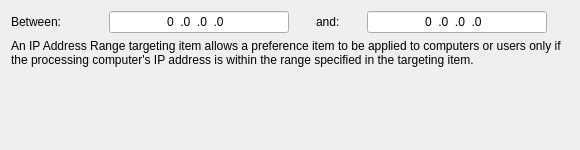
<?xml version="1.0" encoding="UTF-8"?>
<ui version="4.0">
 <class>IpAdderessRangeWidget</class>
 <widget class="QWidget" name="IpAdderessRangeWidget">
  <property name="geometry">
   <rect>
    <x>0</x>
    <y>0</y>
    <width>576</width>
    <height>150</height>
   </rect>
  </property>
  <property name="sizePolicy">
   <sizepolicy hsizetype="Preferred" vsizetype="Preferred">
    <horstretch>0</horstretch>
    <verstretch>0</verstretch>
   </sizepolicy>
  </property>
  <property name="minimumSize">
   <size>
    <width>0</width>
    <height>150</height>
   </size>
  </property>
  <property name="windowTitle">
   <string/>
  </property>
  <layout class="QGridLayout" name="gridLayout">
   <item row="0" column="0">
    <widget class="QLabel" name="betweenLabel">
     <property name="sizePolicy">
      <sizepolicy hsizetype="Maximum" vsizetype="Preferred">
       <horstretch>0</horstretch>
       <verstretch>0</verstretch>
      </sizepolicy>
     </property>
     <property name="text">
      <string>Between:</string>
     </property>
     <property name="buddy">
      <cstring>betweenLineEdit</cstring>
     </property>
    </widget>
   </item>
   <item row="0" column="1">
    <widget class="QLineEdit" name="betweenLineEdit">
     <property name="sizePolicy">
      <sizepolicy hsizetype="Fixed" vsizetype="Fixed">
       <horstretch>0</horstretch>
       <verstretch>0</verstretch>
      </sizepolicy>
     </property>
     <property name="minimumSize">
      <size>
       <width>180</width>
       <height>0</height>
      </size>
     </property>
     <property name="maximumSize">
      <size>
       <width>180</width>
       <height>16777215</height>
      </size>
     </property>
     <property name="inputMask">
      <string>000.000.000.000</string>
     </property>
     <property name="text">
      <string>0.0.0.0</string>
     </property>
     <property name="maxLength">
      <number>15</number>
     </property>
     <property name="alignment">
      <set>Qt::AlignCenter</set>
     </property>
    </widget>
   </item>
   <item row="0" column="2">
    <widget class="QLabel" name="andLabel">
     <property name="sizePolicy">
      <sizepolicy hsizetype="Maximum" vsizetype="Preferred">
       <horstretch>0</horstretch>
       <verstretch>0</verstretch>
      </sizepolicy>
     </property>
     <property name="text">
      <string>and:</string>
     </property>
     <property name="buddy">
      <cstring>andLineEdit</cstring>
     </property>
    </widget>
   </item>
   <item row="0" column="3">
    <widget class="QLineEdit" name="andLineEdit">
     <property name="sizePolicy">
      <sizepolicy hsizetype="Fixed" vsizetype="Fixed">
       <horstretch>0</horstretch>
       <verstretch>0</verstretch>
      </sizepolicy>
     </property>
     <property name="minimumSize">
      <size>
       <width>180</width>
       <height>0</height>
      </size>
     </property>
     <property name="maximumSize">
      <size>
       <width>180</width>
       <height>16777215</height>
      </size>
     </property>
     <property name="inputMask">
      <string>000.000.000.000</string>
     </property>
     <property name="text">
      <string>0.0.0.0</string>
     </property>
     <property name="maxLength">
      <number>15</number>
     </property>
     <property name="alignment">
      <set>Qt::AlignCenter</set>
     </property>
    </widget>
   </item>
   <item row="1" column="0" colspan="4">
    <widget class="QLabel" name="label">
     <property name="text">
      <string>An IP Address Range targeting item allows a preference item to be applied to computers or users only if the processing computer's IP address is within the range specified in the targeting item.</string>
     </property>
     <property name="wordWrap">
      <bool>true</bool>
     </property>
    </widget>
   </item>
   <item row="2" column="0" colspan="4">
    <spacer name="verticalSpacer">
     <property name="orientation">
      <enum>Qt::Vertical</enum>
     </property>
     <property name="sizeHint" stdset="0">
      <size>
       <width>558</width>
       <height>137</height>
      </size>
     </property>
    </spacer>
   </item>
  </layout>
 </widget>
 <resources/>
 <connections/>
</ui>
